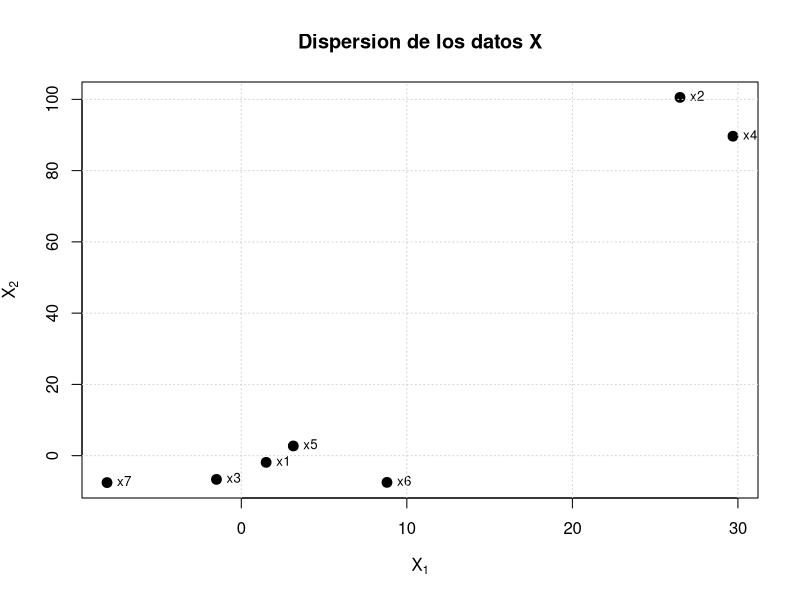
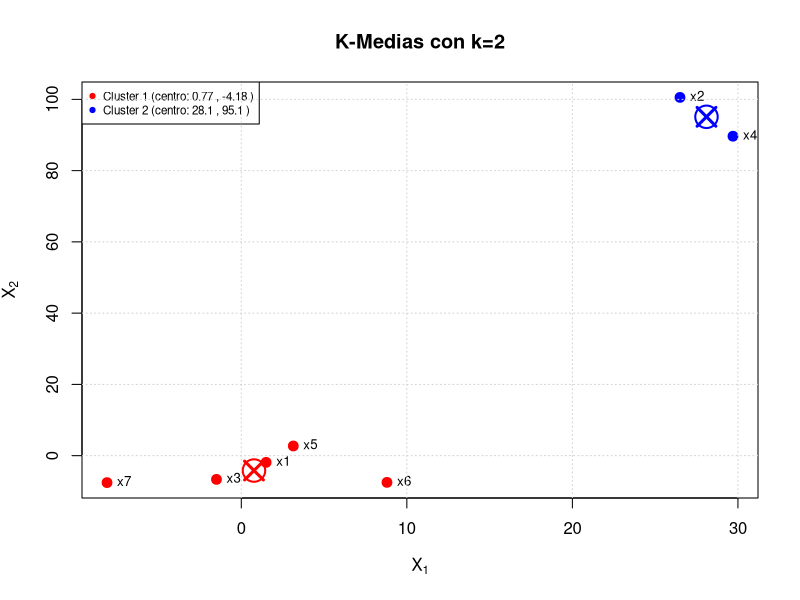
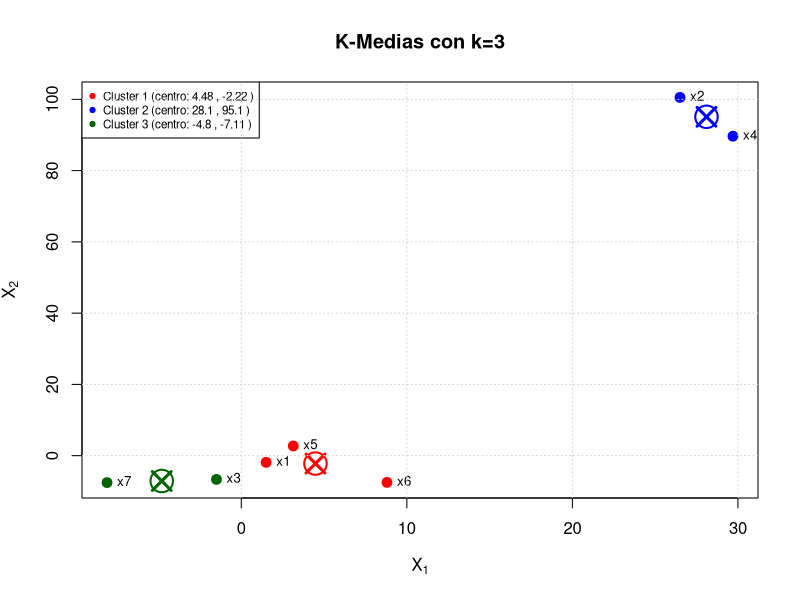

Here is the R script that generated these plots, in order:
# ============================================================
# Control 3 - INFO1184 - Pregunta 2
# K-Medias con R
# ============================================================

# --- Datos X en R^2, i=7 ---
x1 <- c(1.5, -1.88)
x2 <- c(26.5, 100.55)
x3 <- c(-1.5, -6.66)
x4 <- c(29.7, 89.66)
x5 <- c(3.1416, 2.7181)
x6 <- c(8.8, -7.5)
x7 <- c(-8.11, -7.56)

datos <- data.frame(
  X1 = c(1.5, 26.5, -1.5, 29.7, 3.1416, 8.8, -8.11),
  X2 = c(-1.88, 100.55, -6.66, 89.66, 2.7181, -7.5, -7.56)
)
rownames(datos) <- paste0("x", 1:7)

cat("=== Datos ===\n")
print(datos)

# --- a) Grafico de dispersion ---
pdf("dispersion.pdf", width = 7, height = 6)
plot(datos$X1, datos$X2,
     main = "Dispersion de los datos X",
     xlab = expression(X[1]), ylab = expression(X[2]),
     pch = 19, col = "black", cex = 1.3)
text(datos$X1, datos$X2, labels = rownames(datos),
     pos = 4, cex = 0.8, offset = 0.5)
grid()
dev.off()
cat("\n[OK] dispersion.pdf generado\n")

# --- b) K-medias con k=2 ---
set.seed(42)
km2 <- kmeans(datos, centers = 2, nstart = 25)
cat("\n=== K-Medias k=2 ===\n")
cat("Asignaciones:", km2$cluster, "\n")
cat("Centros:\n")
print(km2$centers)

# Grafico k=2
colores_k2 <- c("red", "blue")
pdf("kmeans_k2.pdf", width = 7, height = 6)
plot(datos$X1, datos$X2,
     main = "K-Medias con k=2",
     xlab = expression(X[1]), ylab = expression(X[2]),
     pch = 19, col = colores_k2[km2$cluster], cex = 1.3)
text(datos$X1, datos$X2, labels = rownames(datos),
     pos = 4, cex = 0.8, offset = 0.5)
# Marcar centros
points(km2$centers[,1], km2$centers[,2],
       pch = 4, col = colores_k2, cex = 2.5, lwd = 3)
points(km2$centers[,1], km2$centers[,2],
       pch = 1, col = colores_k2, cex = 3, lwd = 2)
legend("topleft",
       legend = c(paste("Cluster 1 (centro:", round(km2$centers[1,1],2), ",", round(km2$centers[1,2],2), ")"),
                  paste("Cluster 2 (centro:", round(km2$centers[2,1],2), ",", round(km2$centers[2,2],2), ")")),
       col = colores_k2, pch = 19, cex = 0.7)
grid()
dev.off()
cat("[OK] kmeans_k2.pdf generado\n")

# --- b) K-medias con k=3 ---
set.seed(42)
km3 <- kmeans(datos, centers = 3, nstart = 25)
cat("\n=== K-Medias k=3 ===\n")
cat("Asignaciones:", km3$cluster, "\n")
cat("Centros:\n")
print(km3$centers)

# Grafico k=3
colores_k3 <- c("red", "blue", "darkgreen")
pdf("kmeans_k3.pdf", width = 7, height = 6)
plot(datos$X1, datos$X2,
     main = "K-Medias con k=3",
     xlab = expression(X[1]), ylab = expression(X[2]),
     pch = 19, col = colores_k3[km3$cluster], cex = 1.3)
text(datos$X1, datos$X2, labels = rownames(datos),
     pos = 4, cex = 0.8, offset = 0.5)
# Marcar centros
points(km3$centers[,1], km3$centers[,2],
       pch = 4, col = colores_k3, cex = 2.5, lwd = 3)
points(km3$centers[,1], km3$centers[,2],
       pch = 1, col = colores_k3, cex = 3, lwd = 2)
legend("topleft",
       legend = c(paste("Cluster 1 (centro:", round(km3$centers[1,1],2), ",", round(km3$centers[1,2],2), ")"),
                  paste("Cluster 2 (centro:", round(km3$centers[2,1],2), ",", round(km3$centers[2,2],2), ")"),
                  paste("Cluster 3 (centro:", round(km3$centers[3,1],2), ",", round(km3$centers[3,2],2), ")")),
       col = colores_k3, pch = 19, cex = 0.7)
grid()
dev.off()
cat("[OK] kmeans_k3.pdf generado\n")

# --- c) Imprimir centros ---
cat("\n========================================\n")
cat("CENTROS para k=2:\n")
print(km2$centers)
cat("\nCENTROS para k=3:\n")
print(km3$centers)
cat("========================================\n")
